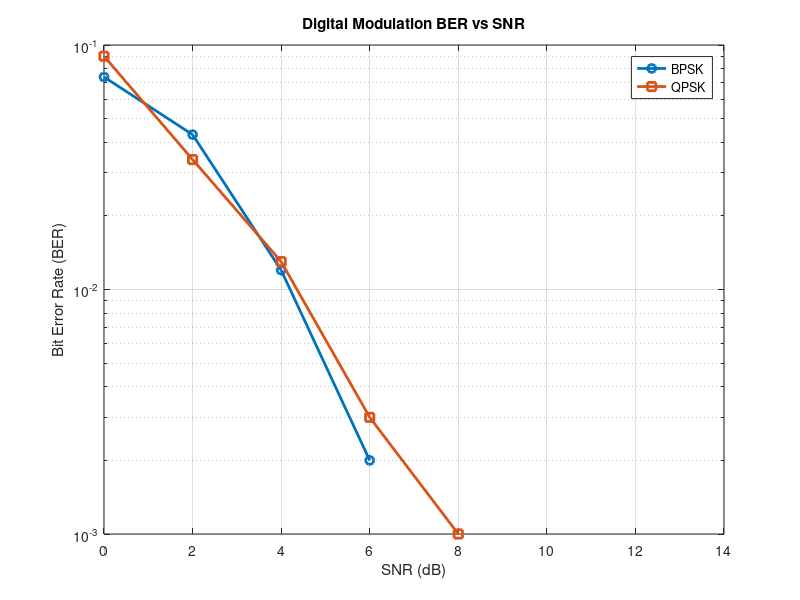

Recreate this plot in MATLAB.
%% Digital Modulation Simulation in MATLAB
clc; 
clear;
close all;

% Parameters
N = 1000;          % Number of bits
SNR_dB = 0:2:14;   % SNR range in dB

%% Generate random bit sequence
bits = randi([0 1], 1, N);

%% BPSK Modulation
bpsk_symbols = 2*bits-1;  % 0->-1, 1->1

% Initialize BER array
BER_BPSK = zeros(1,length(SNR_dB));

% AWGN Channel
for i = 1:length(SNR_dB)
    rx = bpsk_symbols + 1/sqrt(2)*(10^(-SNR_dB(i)/20))*randn(1,N);
    rx_bits = rx > 0;
    BER_BPSK(i) = sum(bits ~= rx_bits)/N;
end

%% QPSK Modulation
qpsk_symbols = (2*randi([0 1],1,N/2)-1) + 1j*(2*randi([0 1],1,N/2)-1);
BER_QPSK = zeros(1,length(SNR_dB));
for i = 1:length(SNR_dB)
    rx = qpsk_symbols + 1/sqrt(2)*(10^(-SNR_dB(i)/20))*(randn(1,N/2)+1j*randn(1,N/2));
    rx_bits = [real(rx)>0; imag(rx)>0];
    tx_bits = [real(qpsk_symbols)>0; imag(qpsk_symbols)>0];
    BER_QPSK(i) = sum(tx_bits(:) ~= rx_bits(:))/N;
end

%% Plot BER for BPSK and QPSK
figure;
semilogy(SNR_dB, BER_BPSK,'-o','LineWidth',2); hold on;
semilogy(SNR_dB, BER_QPSK,'-s','LineWidth',2);
grid on; xlabel('SNR (dB)'); ylabel('Bit Error Rate (BER)');
legend('BPSK','QPSK'); title('Digital Modulation BER vs SNR');
